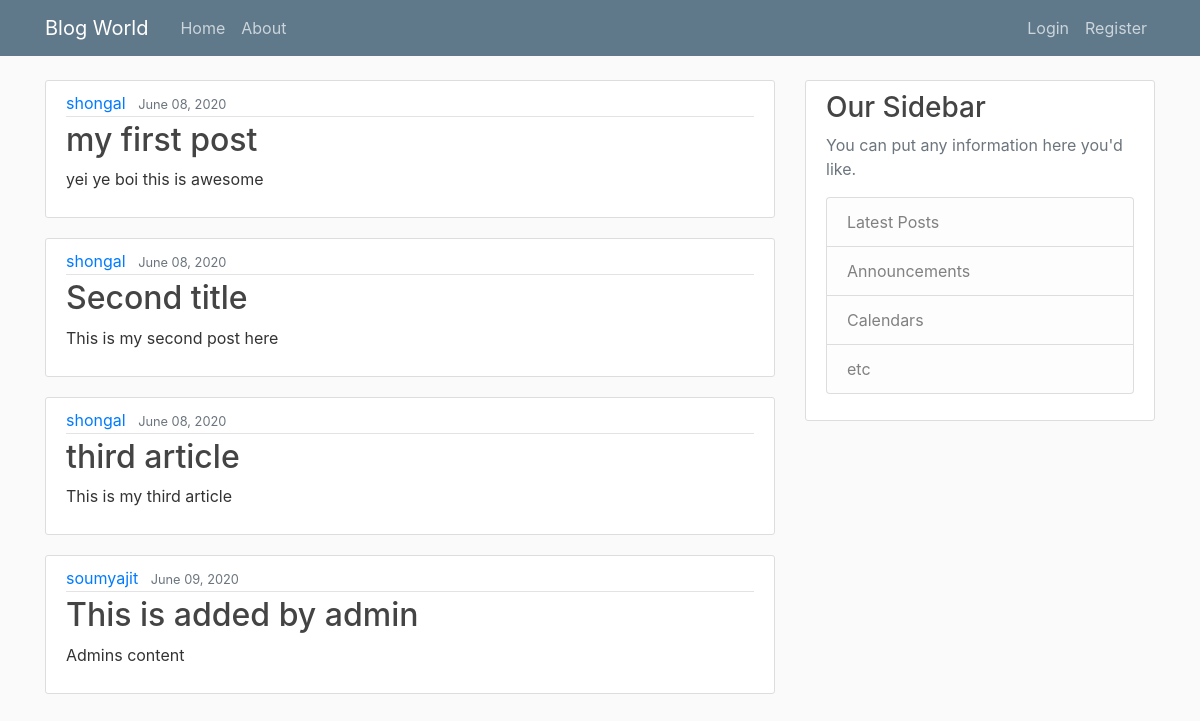
The page / on the database its author committed.
### blog/models.py (models this page shows, shortened)
class Post(models.Model):
    title = models.CharField(max_length = 100)
    content = models.TextField()
    date_posted = models.DateTimeField(default=timezone.now)
    author = models.ForeignKey(User, on_delete=models.CASCADE)

### blog/views.py (the view)
# urls.py: path('', views.home, name='blog-home'), # Format-> route, function(like flask)
def home(request):
    context = {
        'posts':Post.objects.all(),
    }
    return render(request, 'blog/home.html', context)

### blog/templates/blog/home.html
{% extends "blog/base.html" %}
{% block content%}
    {% for post in posts %}
    <article class="media content-section">
        <div class="media-body">
            <div class="article-metadata">
                <a class="mr-2" href="#">{{ post.author }}</a>
                <small class="text-muted">{{ post.date_posted|date:"F d, Y" }}</small>
            </div>
            <h2><a class="article-title" href="#">{{ post.title }}</a></h2>
            <p class="article-content">{{ post.content }}</p>
        </div>
    </article>
    {% endfor %}
{% endblock content%}

### blog/static/blog/main.css (style rules this page uses)
body { background: #fafafa; color: #333333; margin-top: 5rem; }
h1, h2, h3, h4, h5, h6 { color: #444444; }
.content-section { background: #ffffff; padding: 10px 20px; border: 1px solid #dddddd; border-radius: 3px; margin-bottom: 20px; }
.article-title { color: #444444; }
.article-content { white-space: pre-line; }
.article-metadata { padding-bottom: 1px; margin-bottom: 4px; border-bottom: 1px solid #e3e3e3 }

### rows shown on the page
Post: author "shongal", date_posted "June 08, 2020", title "my first post", content "yei ye boi this is awesome"
Post: author "shongal", date_posted "June 08, 2020", title "Second title", content "This is my second post here"
Post: author "shongal", date_posted "June 08, 2020", title "third article", content "This is my third article"
Post: author "soumyajit", date_posted "June 09, 2020", title "This is added by admin", content "Admins content"
